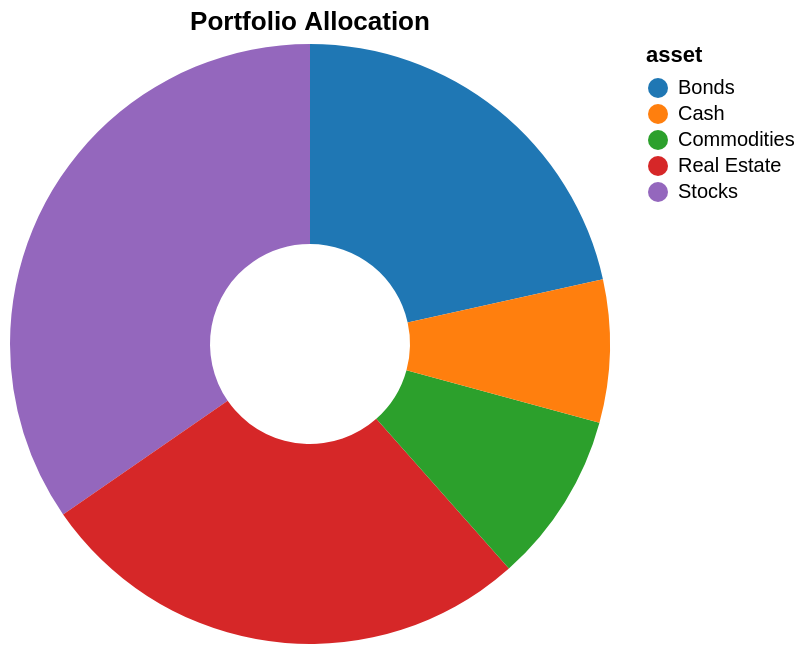

Here is the Vega-Lite specification saved for this chart:
### Vega-Lite specification from a JSON file in a GitHub repository (floating-point values rounded to 4 significant figures)
{"$schema": "https://vega.github.io/schema/vega-lite/v5.json", "description": "Investment portfolio allocation", "data": {"values": [{"asset": "Stocks", "value": 450000}, {"asset": "Bonds", "value": 280000}, {"asset": "Real Estate", "value": 350000}, {"asset": "Commodities", "value": 120000}, {"asset": "Cash", "value": 100000}]}, "mark": {"type": "arc", "innerRadius": 50}, "encoding": {"theta": {"field": "value", "type": "quantitative"}, "color": {"field": "asset", "type": "nominal", "scale": {"scheme": "category10"}}, "tooltip": [{"field": "asset", "type": "nominal", "title": "Asset Class"}, {"field": "value", "type": "quantitative", "title": "Value ($)", "format": "$,.0f"}]}, "title": "Portfolio Allocation"}
